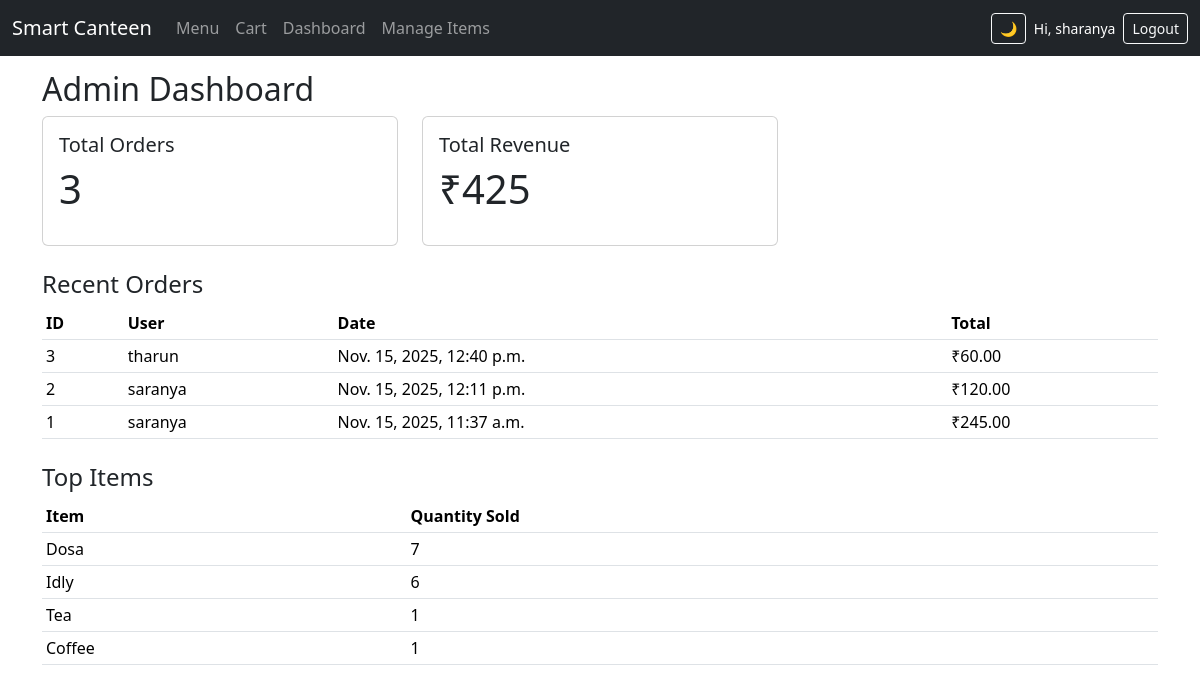
Screenshot of /dashboard/ (signed in) with the database file from the repository.
### menu_app/models.py (models this page shows, shortened)
class Order(models.Model):
    user = models.ForeignKey('auth.User', on_delete=models.SET_NULL, null=True, blank=True)
    created_at = models.DateTimeField(auto_now_add=True)
    total_price = models.DecimalField(max_digits=10, decimal_places=2, default=0)

class Item(models.Model):
    name = models.CharField(max_length=100)
    description = models.TextField(blank=True)
    price = models.DecimalField(max_digits=7, decimal_places=2)
    category = models.CharField(max_length=50, blank=True)
    available = models.BooleanField(default=True)
    image = models.ImageField(upload_to='menu_images/', blank=True, null=True)
    rating = models.PositiveIntegerField(default=0)  # 0–5

### menu_app/views.py (the view)
# urls.py: path('dashboard/', views.dashboard, name='dashboard'),
@user_passes_test(lambda u: u.is_staff)
def dashboard(request):
    total_orders = Order.objects.count()
    total_revenue = Order.objects.aggregate(Sum('total_price'))['total_price__sum'] or 0
    recent_orders = Order.objects.order_by('-created_at')[:10]
    top_items = (
        OrderItem.objects
        .values('item__name')
        .annotate(total_qty=Sum('quantity'))
        .order_by('-total_qty')[:5]
    )
    context = {
        'total_orders': total_orders,
        'total_revenue': total_revenue,
        'recent_orders': recent_orders,
        'top_items': top_items,
    }
    return render(request, 'dashboard.html', context)

### templates/dashboard.html
{% extends 'base.html' %}
{% block content %}
<h2>Admin Dashboard</h2>
<div class="row mb-4">
  <div class="col-md-4">
    <div class="card">
      <div class="card-body">
        <h5>Total Orders</h5>
        <p class="display-6">{{ total_orders }}</p>
      </div>
    </div>
  </div>
  <div class="col-md-4">
    <div class="card">
      <div class="card-body">
        <h5>Total Revenue</h5>
        <p class="display-6">₹{{ total_revenue }}</p>
      </div>
    </div>
  </div>
</div>
<h4>Recent Orders</h4>
<table class="table table-sm">
  <thead>
    <tr>
      <th>ID</th>
      <th>User</th>
      <th>Date</th>
      <th>Total</th>
    </tr>
  </thead>
  <tbody>
    {% for order in recent_orders %}
    <tr>
      <td>{{ order.id }}</td>
      <td>{{ order.user }}</td>
      <td>{{ order.created_at }}</td>
      <td>₹{{ order.total_price }}</td>
    </tr>
    {% empty %}
    <tr><td colspan="4">No orders yet.</td></tr>
    {% endfor %}
  </tbody>
</table>
<h4 class="mt-4">Top Items</h4>
<table class="table table-sm">
  <thead>
    <tr>
      <th>Item</th>
      <th>Quantity Sold</th>
    </tr>
  </thead>
  <tbody>
    {% for row in top_items %}
    <tr>
      <td>{{ row.item__name }}</td>
      <td>{{ row.total_qty }}</td>
    </tr>
    {% empty %}
    <tr><td colspan="2">No data.</td></tr>
    {% endfor %}
  </tbody>
</table>
{% endblock %}

### templates/base.html (shortened to what this page needs)
<!DOCTYPE html>
<html lang="en" data-bs-theme="light" id="htmlRoot">
<head>
  <link href="https://cdn.jsdelivr.net/npm/bootstrap@5.3.3/dist/css/bootstrap.min.css" rel="stylesheet">
</head>
<body>
  <nav class="navbar navbar-expand-lg navbar-dark bg-dark fixed-top">
    <div class="container-fluid">
      <a class="navbar-brand" href="{% url 'home' %}">Smart Canteen</a>
      <div class="collapse navbar-collapse" id="navbarNav">
        <ul class="navbar-nav me-auto">
          <li class="nav-item"><a class="nav-link" href="{% url 'menu_list' %}">Menu</a></li>
          <li class="nav-item"><a class="nav-link" href="{% url 'cart_view' %}">Cart</a></li>
          {% if user.is_staff %}
          <li class="nav-item"><a class="nav-link" href="{% url 'dashboard' %}">Dashboard</a></li>
          <li class="nav-item"><a class="nav-link" href="{% url 'manage_items' %}">Manage Items</a></li>
          {% endif %}
        </ul>
        <div class="d-flex align-items-center gap-2">
          <button class="btn btn-outline-light btn-sm" id="themeToggle">🌙</button>
          {% if user.is_authenticated %}
            <span class="navbar-text text-white small">Hi, {{ user.username }}</span>
            <form method="post" action="{% url 'logout' %}" style="display:inline;">
              <button class="btn btn-outline-light btn-sm">Logout</button>
            </form>
          {% else %}
            <a href="{% url 'login' %}" class="btn btn-outline-light btn-sm">Login</a>
            <a href="{% url 'register' %}" class="btn btn-warning btn-sm">Register</a>
          {% endif %}
        </div>
      </div>
    </div>
  </nav>
  <div class="container">
    {% block content %}{% endblock %}
  </div>
</body>
</html>

### templates/base.html (style rules this page uses)
body { padding-top: 70px; }

### rows the page displays
Order: id "3", user "tharun", created_at "Nov. 15, 2025, 12:40 p.m.", total_price "60.00"
Order: id "2", user "saranya", created_at "Nov. 15, 2025, 12:11 p.m.", total_price "120.00"
Order: id "1", user "saranya", created_at "Nov. 15, 2025, 11:37 a.m.", total_price "245.00"
Item: item__name "Dosa", total_qty "7"
Item: item__name "Idly", total_qty "6"
Item: item__name "Tea", total_qty "1"
Item: item__name "Coffee", total_qty "1"

### other values shown
{{ user.username }} "sharanya"
{{ total_orders }} "3"
{{ total_revenue }} "425"
